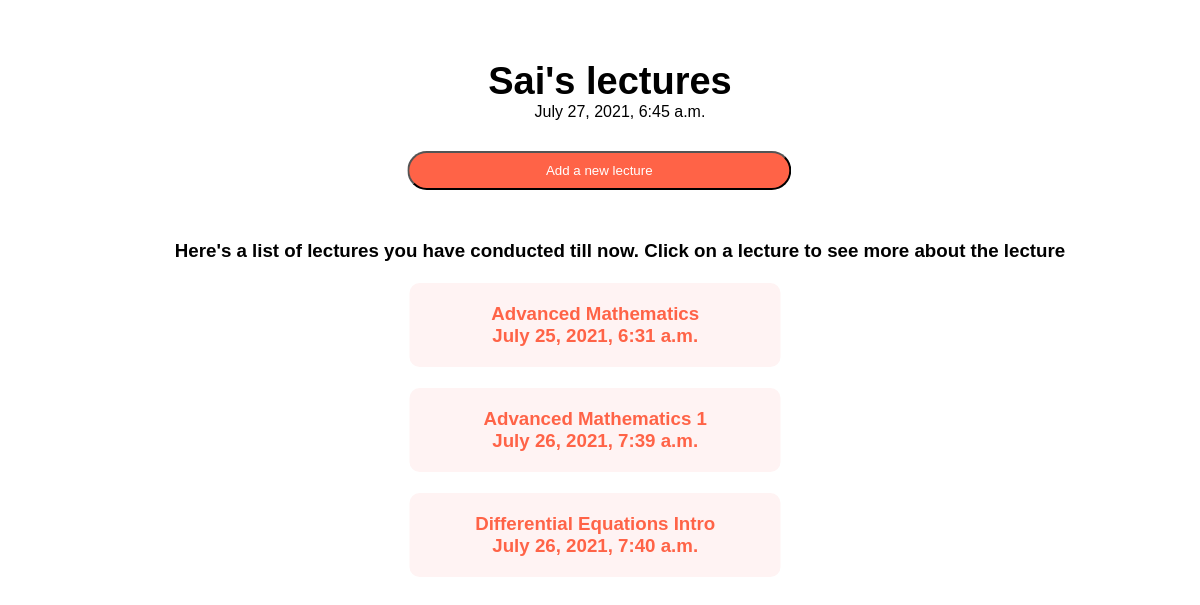
Screenshot of /lectures (signed in) with the database file from the repository.
### new/models.py (models this page shows, shortened)
class Teacher(AbstractBaseUser, PermissionsMixin):
	email = models.EmailField(verbose_name="email", max_length=60)
	username = models.CharField(max_length=30, unique=True)
	date_joined	= models.DateTimeField(verbose_name='date joined', auto_now_add=True)
	last_login = models.DateTimeField(verbose_name='last login', auto_now=True)
	is_admin = models.BooleanField(default=False)
	is_active = models.BooleanField(default=True)
	is_staff = models.BooleanField(default=False)
	is_superuser= models.BooleanField(default=False)
	USERNAME_FIELD = 'username'
	REQUIRED_FIELDS = ['email']
	objects = MyAccountManager()

class Lecture(models.Model):
	name = models.CharField(max_length=200)
	date = models.DateTimeField(auto_now_add=True)
	teacher = models.ForeignKey(Teacher, on_delete=models.CASCADE, null=True, blank=True) #Do not use OneToOneField or
	class Meta:
		ordering = ['date']

### new/views.py (the view)
# urls.py: path(r'lectures', views.lectures, name='lectures'),
def lectures(request):
	teacher = request.user
	Lect = teacher.lecture_set.all()
	date = datetime.datetime.now()
	return render(request, 'lectures.html', {'Lect': Lect, 'date':date})

### templates/lectures.html (shortened to what this page needs)
{% load static %}
<!DOCTYPE html>
<html>
<head>
  <link rel="stylesheet" type="text/css" href="{% static 'css/styles.css' %}">
  <link rel="stylesheet" type="text/css" href="{% static 'https://cdn.jsdelivr.net/npm/@fortawesome/fontawesome-free@5.15.3/css/fontawesome.min.css' %}">
</head>
</head>
<body>
	<section class="lecture-head-l">
		<h1>{{ user.username }}'s lectures</h1>
		{{date}}
		<button class="submit-btn-l"><a href="add_lecture" style="color:white; text-decoration:none;">Add a new lecture</a></button>
		<h3 style="padding-top: 20px;">Here's a list of lectures you have conducted till now. Click on a lecture to see more about the lecture</h3>
	</section>
	{% for lect in Lect %}
		<div class="rowl">
				<div class="course-coll">
					<div class="text-l">
					<a href="{% url 'lecture_detail' lect.pk %}" style="text-decoration: none;"><h3>{{ lect.name }}<br>{{ lect.date }}</h3></a>
					</div>
				</div>
			</div>
	{% endfor %}
</body>
</html>

### static/css/styles.css (style rules this page uses)
* { margin: 0; padding: 0; font-family: 'Fira Sans', sans-serif; }
html { scroll-behavior: smooth; }
h1 { font-size: 38px; font-weight: 600; }
.lecture-head-l { width: 80%; margin: auto; padding-top: 60px; text-align: center; transform: translate(20px); }
.lecture-head-l h1 { transform: translate(-10px); }
.submit-btn-l { width: 40%; padding: 10px 30px; cursor: pointer; color: white; display: block; margin: 30px 10px; background: tomato; border-radius: 30px; text-decoration: none; align-items: center; transform: translate(67%); }
.course-coll { flex-basis: 31%; background: #fff3f3; border-radius: 10px; margin-top: 20px; padding: 20px; box-sizing: border-box; transition: 0.5s; transform: translate(110%); }
.rowl { margin: 1px; display: flex; justify-content: space-between; }
.text-l { text-align: center; }
.text-l a, .text-l h3 { color: tomato; }

### rows the page displays
Teacher: username "Sai"
Lecture: name "Advanced Mathematics", date "July 25, 2021, 6:31 a.m."
Lecture: name "Advanced Mathematics 1", date "July 26, 2021, 7:39 a.m."
Lecture: name "Differential Equations Intro", date "July 26, 2021, 7:40 a.m."
